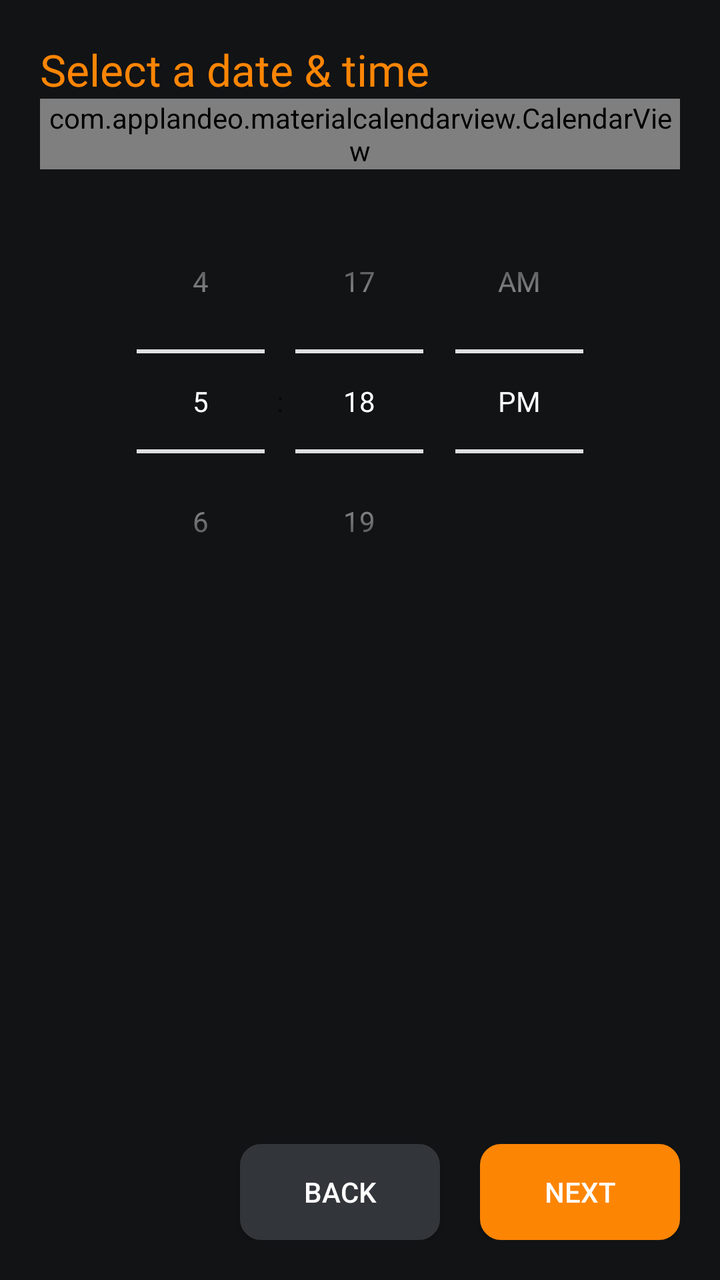
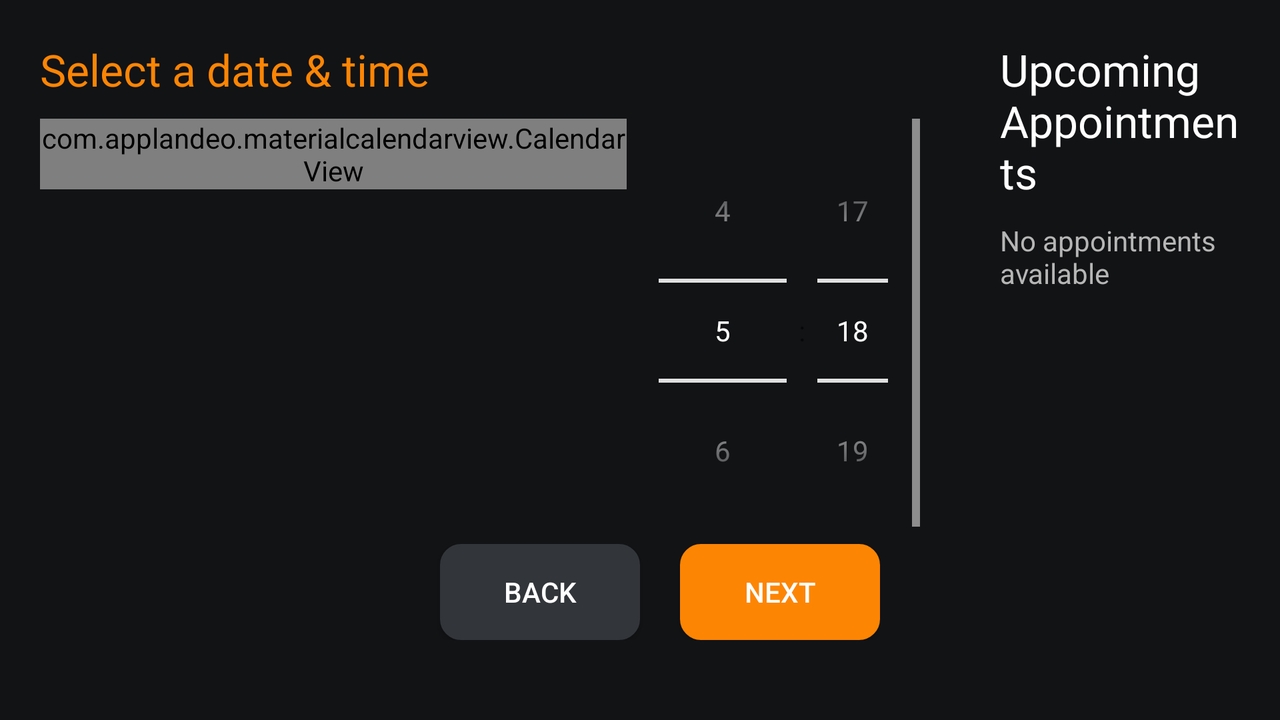

One screen, two layout resources from the same app: the default and the repository's alternative for another configuration. Each is rendered where Android would select it; the XML of both is given below.
<!-- AndroidManifest.xml: application theme Base.Theme.Tropics_App -->
<!-- res/layout/fragment_appointment_date_time.xml -->
<?xml version="1.0" encoding="utf-8"?>
<FrameLayout xmlns:android="http://schemas.android.com/apk/res/android"
    xmlns:tools="http://schemas.android.com/tools"
    xmlns:app="http://schemas.android.com/apk/res-auto"
    android:layout_width="match_parent"
    android:layout_height="match_parent"
    android:background="#121315"
    tools:context=".AppointmentDateTimeFragment">

    <LinearLayout
        android:layout_width="match_parent"
        android:layout_height="match_parent"
        android:orientation="horizontal">

        
        <LinearLayout
            android:layout_width="0dp"
            android:layout_height="match_parent"
            android:layout_weight="2"
            android:orientation="vertical"
            android:padding="20dp">

            <TextView
                android:id="@+id/tvCI"
                android:layout_width="wrap_content"
                android:layout_height="wrap_content"
                android:text="@string/select_a_date_time"
                android:fontFamily="@font/manrope"
                android:textSize="22sp"
                android:textColor="@color/orange" />

            <ScrollView
                android:layout_width="match_parent"
                android:layout_height="wrap_content"
                android:paddingBottom="10dp">

                <LinearLayout
                    android:id="@+id/calendar"
                    android:layout_width="match_parent"
                    android:layout_height="wrap_content"
                    android:orientation="vertical"
                    android:background="@color/darkgray">

                    <com.applandeo.materialcalendarview.CalendarView
                        android:id="@+id/calendarView"
                        android:layout_width="match_parent"
                        android:layout_height="wrap_content"
                        app:abbreviationsBarColor="@color/darkgray"
                        app:abbreviationsLabelsColor="@color/white"
                        app:anotherMonthsDaysLabelsColor="#787878"
                        app:daysLabelsColor="@color/white"
                        app:headerColor="@color/darkgray"
                        app:headerLabelColor="@color/orange"
                        app:highlightedDaysLabelsColor="@color/orange"
                        app:pagesColor="@color/darkgray"
                        app:todayLabelColor="@color/white" />

                    
                    <TimePicker
                        android:id="@+id/timePicker"
                        android:layout_width="match_parent"
                        android:layout_height="wrap_content"
                        android:layout_marginTop="10dp"
                        android:layout_gravity="center_horizontal"
                        android:background="@color/darkgray"
                        android:textColor="@color/white"
                        android:timePickerMode="spinner" />
                </LinearLayout>
            </ScrollView>

            
            <LinearLayout
                android:layout_width="match_parent"
                android:layout_height="0dp"
                android:layout_weight="1"
                android:orientation="vertical" />

            

        </LinearLayout>
    </LinearLayout>
    <LinearLayout
        android:layout_width="match_parent"
        android:layout_height="wrap_content"
        android:orientation="horizontal"
        android:layout_gravity="bottom"
        android:layout_marginHorizontal="20dp"
        android:gravity="right"
        android:layout_marginBottom="20dp">

        <Button
            android:id="@+id/btnBack"
            android:layout_width="100dp"
            android:layout_height="wrap_content"
            android:background="@drawable/custom_background_2"
            android:text="Back" />

        <Space
            android:layout_width="20dp"
            android:layout_height="wrap_content" />

        <Button
            android:id="@+id/btnNext"
            android:layout_width="100dp"
            android:layout_height="wrap_content"
            android:background="@drawable/custom_background_3"
            android:text="Next" />
    </LinearLayout>
</FrameLayout>
<!-- resources referenced by this layout -->
<resources>
  <color name="darkgray">#121315</color>
  <color name="orange">#FD8504</color>
  <color name="white">#FFFFFFFF</color>
  <!-- drawable custom_background_2 (drawable) -->
  <?xml version="1.0" encoding="utf-8"?>
  <shape android:shape="rectangle" xmlns:android="http://schemas.android.com/apk/res/android">
      <solid android:color="@color/gray"/>
      <corners android:radius="10dp"/>
      <stroke android:color="@color/gray" android:width="1dp"/>
  </shape>
  <!-- drawable custom_background_3 (drawable) -->
  <?xml version="1.0" encoding="utf-8"?>
  <shape android:shape="rectangle" xmlns:android="http://schemas.android.com/apk/res/android">
      <solid android:color="@color/orange"/>
      <corners android:radius="10dp"/>
      <stroke android:color="@color/orange" android:width="1dp"/>
  </shape>
  <string name="select_a_date_time">Select a date &amp; time</string>
  <style name="Base.Theme.Tropics_App" parent="Theme.AppCompat.DayNight.NoActionBar">
          
          <item name="windowActionBar">false</item>
          <item name="windowNoTitle">true</item>
          <item name="colorPrimary">@color/darkgray</item>
          <item name="colorPrimaryVariant">@color/gray</item>
  
          
          <item name="colorSecondary">@color/orange</item>
          <item name="colorSecondaryVariant">@color/darkgray</item>
  
          
          <item name="colorSurface">@color/gray</item> 
  
          
          <item name="android:textColorPrimary">@color/white</item>
          <item name="android:textColorSecondary">@color/white</item>
  
          
          <item name="android:statusBarColor">@color/darkgray</item>
          <item name="android:navigationBarColor">@color/darkgray</item>
  
          
          <item name="colorOnPrimary">@color/white</item>
          <item name="colorOnSecondary">@color/white</item>
      </style>
  <color name="gray">#32353A</color>
</resources>
<!-- res/layout-land/fragment_appointment_date_time.xml (the repository's variant of the layout above) -->
<!-- drawn on the phone turned sideways -->
<?xml version="1.0" encoding="utf-8"?>
<FrameLayout xmlns:android="http://schemas.android.com/apk/res/android"
    xmlns:tools="http://schemas.android.com/tools"
    xmlns:app="http://schemas.android.com/apk/res-auto"
    android:layout_width="match_parent"
    android:layout_height="match_parent"
    android:background="#121315"
    tools:context=".AppointmentDateTimeFragment">

    <LinearLayout
        android:layout_width="match_parent"
        android:layout_height="match_parent"
        android:orientation="horizontal">

        
        <LinearLayout
            android:layout_width="0dp"
            android:layout_height="match_parent"
            android:layout_weight="3"
            android:orientation="vertical"
            android:padding="20dp">

            <TextView
                android:id="@+id/tvCI"
                android:layout_width="wrap_content"
                android:layout_height="wrap_content"
                android:text="@string/select_a_date_time"
                android:fontFamily="@font/manrope"
                android:textSize="22sp"
                android:textColor="@color/orange" />

            <ScrollView
                android:layout_width="match_parent"
                android:layout_height="0dp"
                android:layout_weight="1"
                android:paddingTop="10dp">

                <LinearLayout
                    android:id="@+id/calendar"
                    android:layout_width="match_parent"
                    android:layout_height="wrap_content"
                    android:orientation="horizontal"
                    android:background="@color/darkgray">

                    <com.applandeo.materialcalendarview.CalendarView
                        android:id="@+id/calendarView"
                        android:layout_width="0dp"
                        android:layout_weight="2"
                        android:layout_height="wrap_content"
                        app:abbreviationsBarColor="@color/darkgray"
                        app:abbreviationsLabelsColor="@color/white"
                        app:anotherMonthsDaysLabelsColor="#787878"
                        app:daysLabelsColor="@color/white"
                        app:headerColor="@color/darkgray"
                        app:headerLabelColor="@color/orange"
                        app:highlightedDaysLabelsColor="@color/orange"
                        app:pagesColor="@color/darkgray"
                        app:selectionColor="@color/orange"
                        app:selectionLabelColor="@color/white"
                        app:todayLabelColor="@color/white" />

                    
                    <TimePicker
                        android:id="@+id/timePicker"
                        android:layout_width="0dp"
                        android:layout_weight="1"
                        android:layout_height="wrap_content"
                        android:layout_marginTop="10dp"
                        android:layout_gravity="center_horizontal"
                        android:background="@color/darkgray"
                        android:textColor="@color/white"
                        android:timePickerMode="spinner" />
                </LinearLayout>
            </ScrollView>
            
            <LinearLayout
                android:layout_width="match_parent"
                android:layout_height="wrap_content"
                android:orientation="horizontal"
                android:gravity="right"
                android:layout_gravity="bottom"
                android:layout_marginBottom="20dp"
                android:paddingHorizontal="20dp">

                <Button
                    android:id="@+id/btnBack"
                    android:layout_width="100dp"
                    android:layout_height="wrap_content"
                    android:background="@drawable/custom_background_2"
                    android:text="Back" />

                <Space
                    android:layout_width="20dp"
                    android:layout_height="wrap_content" />

                <Button
                    android:id="@+id/btnNext"
                    android:layout_width="100dp"
                    android:layout_height="wrap_content"
                    android:background="@drawable/custom_background_3"
                    android:text="Next" />
            </LinearLayout>
        </LinearLayout>

        <LinearLayout
            android:layout_width="0dp"
            android:layout_height="match_parent"
            android:layout_weight="1"
            android:orientation="vertical"
            android:padding="20dp">

            <TextView
                android:layout_width="wrap_content"
                android:layout_height="wrap_content"
                android:text="Upcoming Appointments"
                android:fontFamily="@font/manrope"
                android:textSize="22sp"
                android:textColor="@color/white" />

            <TextView
                android:layout_width="wrap_content"
                android:layout_height="wrap_content"
                android:text="No appointments available"
                android:textColor="#B6B6B6"
                android:layout_marginTop="10dp" />
        </LinearLayout>
    </LinearLayout>
</FrameLayout>
